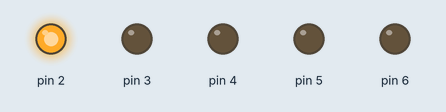
The sketch below on a simulated Arduino Uno, built with avr-gcc and run on an emulated ATmega328P. Shown: output pins drawn as LEDs (lit = HIGH).

Above: at 0.5 s.
At 1.5 s:
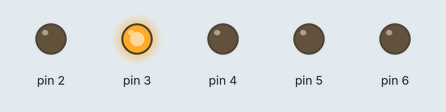
At 2.5 s:
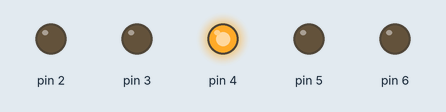
At 3.5 s:
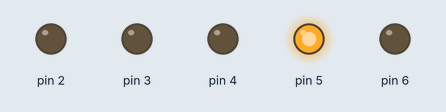
At 4.5 s:
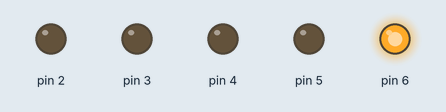
Timing chart, 0 to 6.5 s (numbered marks = the images above):
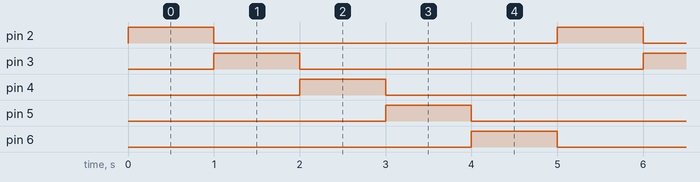

Measured:
- by itself, pin 2–6: alternates HIGH for 1.0 s and LOW for 4.0 s
- by itself, everything shown: repeats every 5.0 s, in 5 steps

The sketch:

2025.10.20_jyc.ino
```cpp
// 과제제출시 메일제목 : 하이테크 조예찬 10/20 과제제출합니다.
 // lovecls0@naver.com
// 사진과 파일을 메일로 전송
// 사진의 용량이 작게, 파일명은 날짜_이름(영문약자).ino
// 예)20251020_JYC
// 성명: 조예찬
// 과제일자: 2025.10.20
void setup()
{
  pinMode(2, OUTPUT);
  pinMode(3, OUTPUT);
  pinMode(4, OUTPUT);
  pinMode(5, OUTPUT);
  pinMode(6, OUTPUT);
}

void loop()
{
  digitalWrite(2, HIGH);
  digitalWrite(3, LOW);
  digitalWrite(4, LOW);
  digitalWrite(5, LOW);
  digitalWrite(6, LOW);
  delay(1000); // Wait for 1000 millisecond(s)
  digitalWrite(2, LOW);
  digitalWrite(3, HIGH);
  digitalWrite(4, LOW);
  digitalWrite(5, LOW);
  digitalWrite(6, LOW);
  delay(1000); // Wait for 1000 millisecond(s)
  digitalWrite(2, LOW);
  digitalWrite(3, LOW);
  digitalWrite(4, HIGH);
  digitalWrite(5, LOW);
  digitalWrite(6, LOW);
  delay(1000); // Wait for 1000 millisecond(s)
  digitalWrite(2, LOW);
  digitalWrite(3, LOW);
  digitalWrite(4, LOW);
  digitalWrite(5, HIGH);
  digitalWrite(6, LOW);
  delay(1000); // Wait for 1000 millisecond(s)
  digitalWrite(2, LOW);
  digitalWrite(3, LOW);
  digitalWrite(4, LOW);
  digitalWrite(5, LOW);
  digitalWrite(6, HIGH);
  delay(1000); // Wait for 1000 millisecond(s)
}
```
